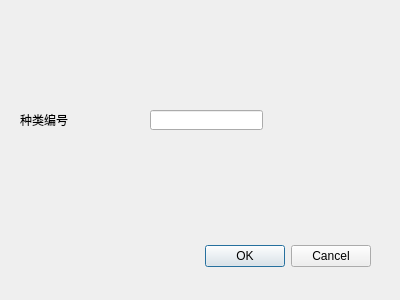
<?xml version="1.0" encoding="UTF-8"?>
<ui version="4.0">
 <class>deleteCategoryDialog</class>
 <widget class="QDialog" name="deleteCategoryDialog">
  <property name="geometry">
   <rect>
    <x>0</x>
    <y>0</y>
    <width>400</width>
    <height>300</height>
   </rect>
  </property>
  <property name="windowTitle">
   <string>Dialog</string>
  </property>
  <widget class="QDialogButtonBox" name="buttonBox">
   <property name="geometry">
    <rect>
     <x>30</x>
     <y>240</y>
     <width>341</width>
     <height>32</height>
    </rect>
   </property>
   <property name="orientation">
    <enum>Qt::Horizontal</enum>
   </property>
   <property name="standardButtons">
    <set>QDialogButtonBox::Cancel|QDialogButtonBox::Ok</set>
   </property>
  </widget>
  <widget class="QLabel" name="label">
   <property name="geometry">
    <rect>
     <x>10</x>
     <y>190</y>
     <width>191</width>
     <height>91</height>
    </rect>
   </property>
   <property name="text">
    <string/>
   </property>
  </widget>
  <widget class="QLabel" name="label_2">
   <property name="geometry">
    <rect>
     <x>20</x>
     <y>110</y>
     <width>61</width>
     <height>20</height>
    </rect>
   </property>
   <property name="text">
    <string>种类编号</string>
   </property>
  </widget>
  <widget class="QLineEdit" name="lineEdit">
   <property name="geometry">
    <rect>
     <x>150</x>
     <y>110</y>
     <width>113</width>
     <height>20</height>
    </rect>
   </property>
  </widget>
 </widget>
 <resources/>
 <connections>
  <connection>
   <sender>buttonBox</sender>
   <signal>rejected()</signal>
   <receiver>deleteCategoryDialog</receiver>
   <slot>reject()</slot>
   <hints>
    <hint type="sourcelabel">
     <x>316</x>
     <y>260</y>
    </hint>
    <hint type="destinationlabel">
     <x>286</x>
     <y>274</y>
    </hint>
   </hints>
  </connection>
 </connections>
</ui>
